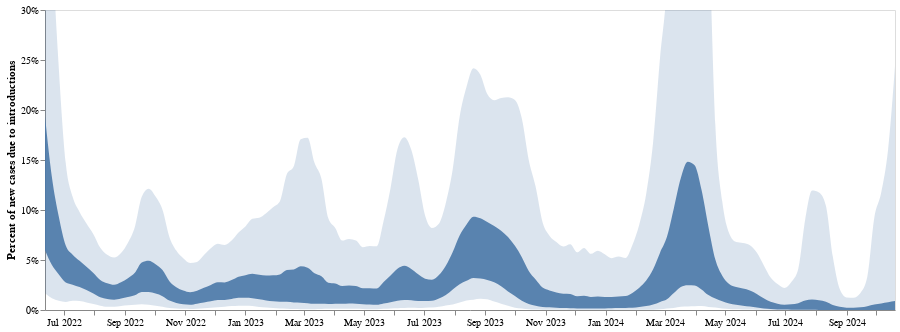

The code cell stored with this chart in its notebook:
### Code cell
line1 = alt.Chart(summary_percent_df).mark_area(interpolate='monotone', opacity = 0.9, clip = True).encode(
    alt.X('date:T', axis=alt.Axis(title="",tickCount = "month",grid=False,  format="%b %Y")),
    alt.Y('lower_hpd_log_50_MA',title = "Percent of new cases due to introductions", axis=alt.Axis( grid=False, format='%', ), scale=alt.Scale(domain=(0.0, .3))),
    alt.Y2('upper_hpd_log_50_MA' )
).properties(
    width=850,
    height=300
)

band = alt.Chart(summary_percent_df).mark_area(interpolate='monotone', opacity = 0.2, clip = True).encode(
    alt.X('date:T', axis=alt.Axis(title="",tickCount = "month",grid=False,  format="%b %Y")),
    alt.Y('lower_hpd_log_95_MA',title = "Percent of new cases due to introductions", axis=alt.Axis( grid=False, format='%', ), scale=alt.Scale(domain=(0.0, .3))),
    alt.Y2('upper_hpd_log_95_MA' )
).properties(
    width=850,
    height=300
)


intro_plot = (line1 + band).resolve_scale(y= "shared") ; intro_plot
